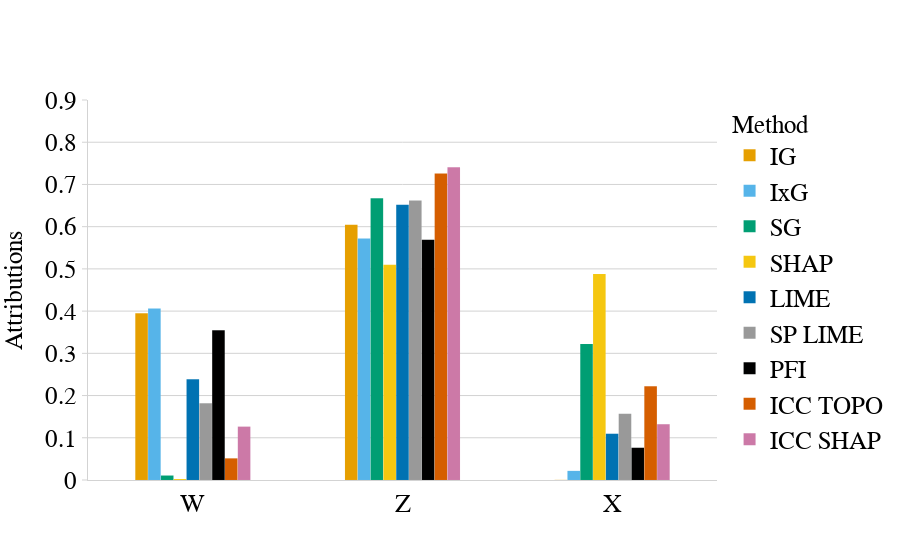

The notebook cell this image was saved under:
### Code cell
# Load JSON
with open(PREFIX +"attributions/syn/attribution.json", "r") as f:
    data = json.load(f)
global_explanations = data['global_explanations']    
generate_attr_plot(global_explanations,config)

### Figure 1 — Plotly figure (JSON) as saved in the notebook; plotly's stock layout.template omitted (floating-point values rounded to 4 significant figures)
{"data": [{"marker": {"color": "#E69F00", "line": {"width": 0.05}}, "name": "IG", "type": "bar", "width": 0.06, "x": ["W", "Z", "X"], "y": [0.395, 0.6047, 0.000333]}, {"marker": {"color": "#56B4E9", "line": {"width": 0.05}}, "name": "IxG", "type": "bar", "width": 0.06, "x": ["W", "Z", "X"], "y": [0.4061, 0.5722, 0.02165]}, {"marker": {"color": "#009E73", "line": {"width": 0.05}}, "name": "SG", "type": "bar", "width": 0.06, "x": ["W", "Z", "X"], "y": [0.01062, 0.6671, 0.3223]}, {"marker": {"color": "#F5C710", "line": {"width": 0.05}}, "name": "SHAP", "type": "bar", "width": 0.06, "x": ["W", "Z", "X"], "y": [0.002252, 0.5096, 0.4881]}, {"marker": {"color": "#0072B2", "line": {"width": 0.05}}, "name": "LIME", "type": "bar", "width": 0.06, "x": ["W", "Z", "X"], "y": [0.2384, 0.652, 0.1096]}, {"marker": {"color": "#999999", "line": {"width": 0.05}}, "name": "SP LIME", "type": "bar", "width": 0.06, "x": ["W", "Z", "X"], "y": [0.1815, 0.6618, 0.1567]}, {"marker": {"color": "#000000", "line": {"width": 0.05}}, "name": "PFI", "type": "bar", "width": 0.06, "x": ["W", "Z", "X"], "y": [0.3546, 0.569, 0.07642]}, {"marker": {"color": "#D55E00", "line": {"width": 0.05}}, "name": "ICC TOPO", "type": "bar", "width": 0.06, "x": ["W", "Z", "X"], "y": [0.0513, 0.7261, 0.2222]}, {"marker": {"color": "#CC79A7", "line": {"width": 0.05}}, "name": "ICC SHAP", "type": "bar", "width": 0.06, "x": ["W", "Z", "X"], "y": [0.1265, 0.741, 0.1321]}], "layout": {"bargap": 0.45, "bargroupgap": 1, "barmode": "group", "font": {"size": 14}, "legend": {"font": {"color": "black", "family": "Times New Roman", "size": 25}, "title": {"font": {"color": "black", "family": "Times New Roman", "size": 25}, "text": "Method"}}, "plot_bgcolor": "rgba(0,0,0,0)", "showlegend": true, "xaxis": {"linecolor": "lightgray", "range": [-0.5, 2.5], "showgrid": false, "tickcolor": "lightgray", "tickfont": {"color": "black", "family": "Times New Roman", "size": 26}, "tickmode": "array", "ticktext": ["W", "Z", "X"], "tickvals": [0, 1, 2]}, "yaxis": {"dtick": 0.1, "gridcolor": "lightgray", "linecolor": "lightgray", "range": [0, 0.9], "showgrid": true, "tickcolor": "lightgray", "tickfont": {"color": "black", "family": "Times New Roman", "size": 25}, "ticks": "outside", "title": {"font": {"color": "black", "family": "Times New Roman", "size": 25}, "text": "Attributions"}}}}
